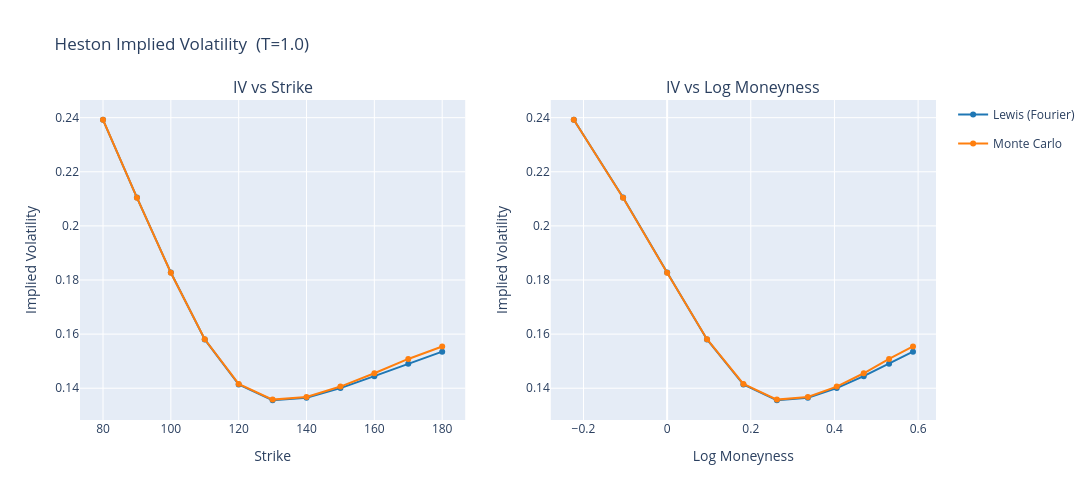

Notebook source saved alongside this figure:
### Code cell
#to evaluate the lewis pricing implimentation we compare implied volatilities generated by our pricing 
#with implied volatilities generated by the simulation we just did

strikes = [80,90, 100,110, 120,130 ,140,150, 160,170, 180]
print([model.get_simulated_price(k) for k in strikes])
print(f"lewis prices (vectorized): {model.compute_lewis_heston_prices(strikes)}")
model.plot_iv(strikes)

### Figure 1 — Plotly figure (JSON) as saved in the notebook; plotly's stock layout.template omitted (floating-point values rounded to 4 significant figures)
{"data": [{"legendgroup": "lewis", "line": {"color": "#1f77b4"}, "marker": {"color": "#1f77b4"}, "mode": "lines+markers", "name": "Lewis (Fourier)", "type": "scatter", "x": [80, 90, 100, 110, 120, 130, 140, 150, 160, 170, 180], "xaxis": "x", "y": [0.2392, 0.2105, 0.1827, 0.158, 0.1414, 0.1356, 0.1365, 0.14, 0.1445, 0.149, 0.1535], "yaxis": "y"}, {"legendgroup": "mc", "line": {"color": "#ff7f0e"}, "marker": {"color": "#ff7f0e"}, "mode": "lines+markers", "name": "Monte Carlo", "type": "scatter", "x": [80, 90, 100, 110, 120, 130, 140, 150, 160, 170, 180], "xaxis": "x", "y": [0.2392, 0.2104, 0.1827, 0.1581, 0.1416, 0.1358, 0.1368, 0.1406, 0.1455, 0.1508, 0.1554], "yaxis": "y"}, {"legendgroup": "lewis", "line": {"color": "#1f77b4"}, "marker": {"color": "#1f77b4"}, "mode": "lines+markers", "name": "Lewis (Fourier)", "showlegend": false, "type": "scatter", "x": [-0.2231, -0.1054, 0, 0.09531, 0.1823, 0.2624, 0.3365, 0.4055, 0.47, 0.5306, 0.5878], "xaxis": "x2", "y": [0.2392, 0.2105, 0.1827, 0.158, 0.1414, 0.1356, 0.1365, 0.14, 0.1445, 0.149, 0.1535], "yaxis": "y2"}, {"legendgroup": "mc", "line": {"color": "#ff7f0e"}, "marker": {"color": "#ff7f0e"}, "mode": "lines+markers", "name": "Monte Carlo", "showlegend": false, "type": "scatter", "x": [-0.2231, -0.1054, 0, 0.09531, 0.1823, 0.2624, 0.3365, 0.4055, 0.47, 0.5306, 0.5878], "xaxis": "x2", "y": [0.2392, 0.2104, 0.1827, 0.1581, 0.1416, 0.1358, 0.1368, 0.1406, 0.1455, 0.1508, 0.1554], "yaxis": "y2"}], "layout": {"annotations": [{"font": {"size": 16}, "showarrow": false, "text": "IV vs Strike", "x": 0.225, "xanchor": "center", "xref": "paper", "y": 1, "yanchor": "bottom", "yref": "paper"}, {"font": {"size": 16}, "showarrow": false, "text": "IV vs Log Moneyness", "x": 0.775, "xanchor": "center", "xref": "paper", "y": 1, "yanchor": "bottom", "yref": "paper"}], "height": 500, "title": {"text": "Heston Implied Volatility  (T=1.0)"}, "width": 1100, "xaxis": {"anchor": "y", "domain": [0, 0.45], "title": {"text": "Strike"}}, "xaxis2": {"anchor": "y2", "domain": [0.55, 1], "title": {"text": "Log Moneyness"}}, "yaxis": {"anchor": "x", "domain": [0, 1], "title": {"text": "Implied Volatility"}}, "yaxis2": {"anchor": "x2", "domain": [0, 1], "title": {"text": "Implied Volatility"}}}}
